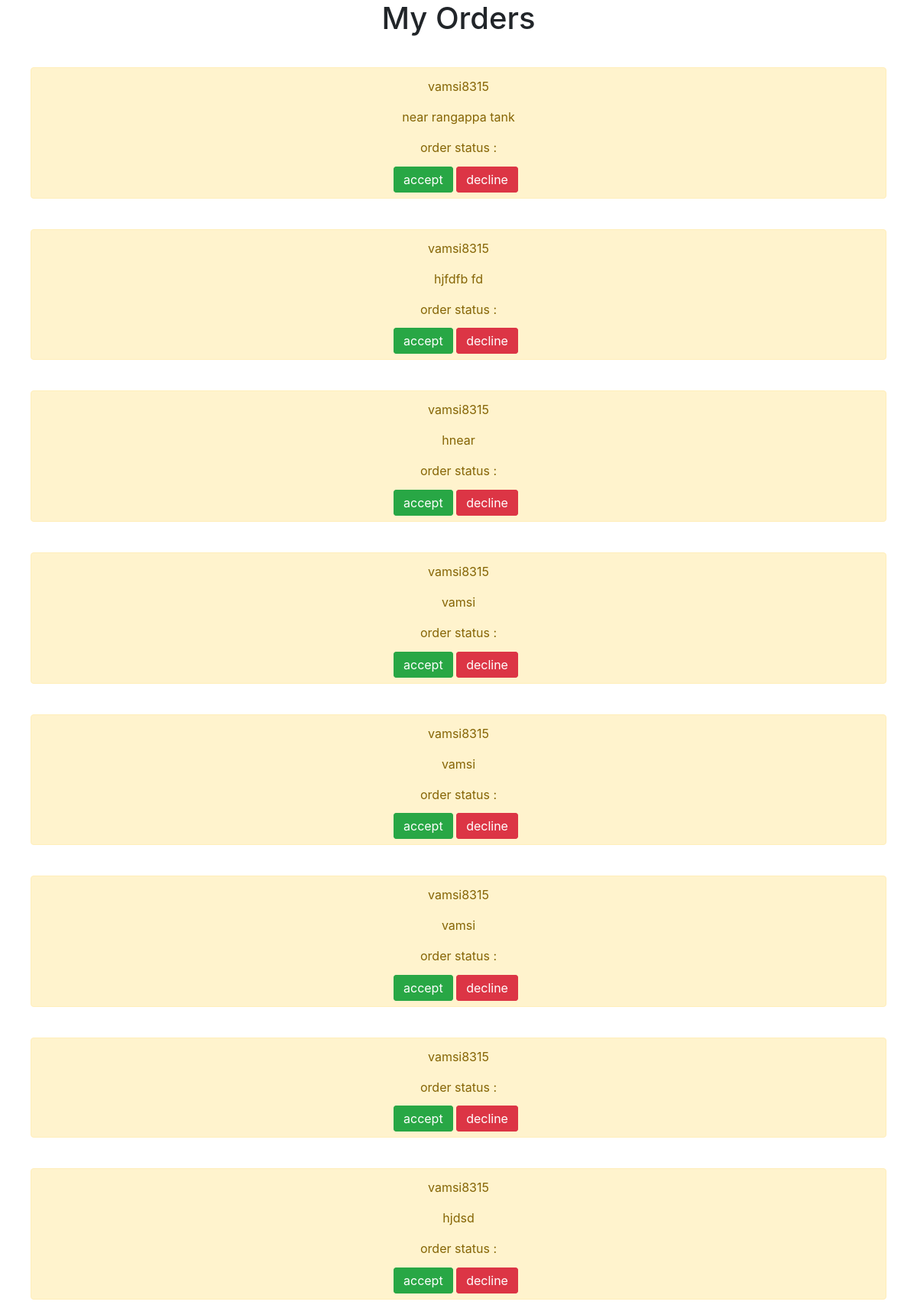
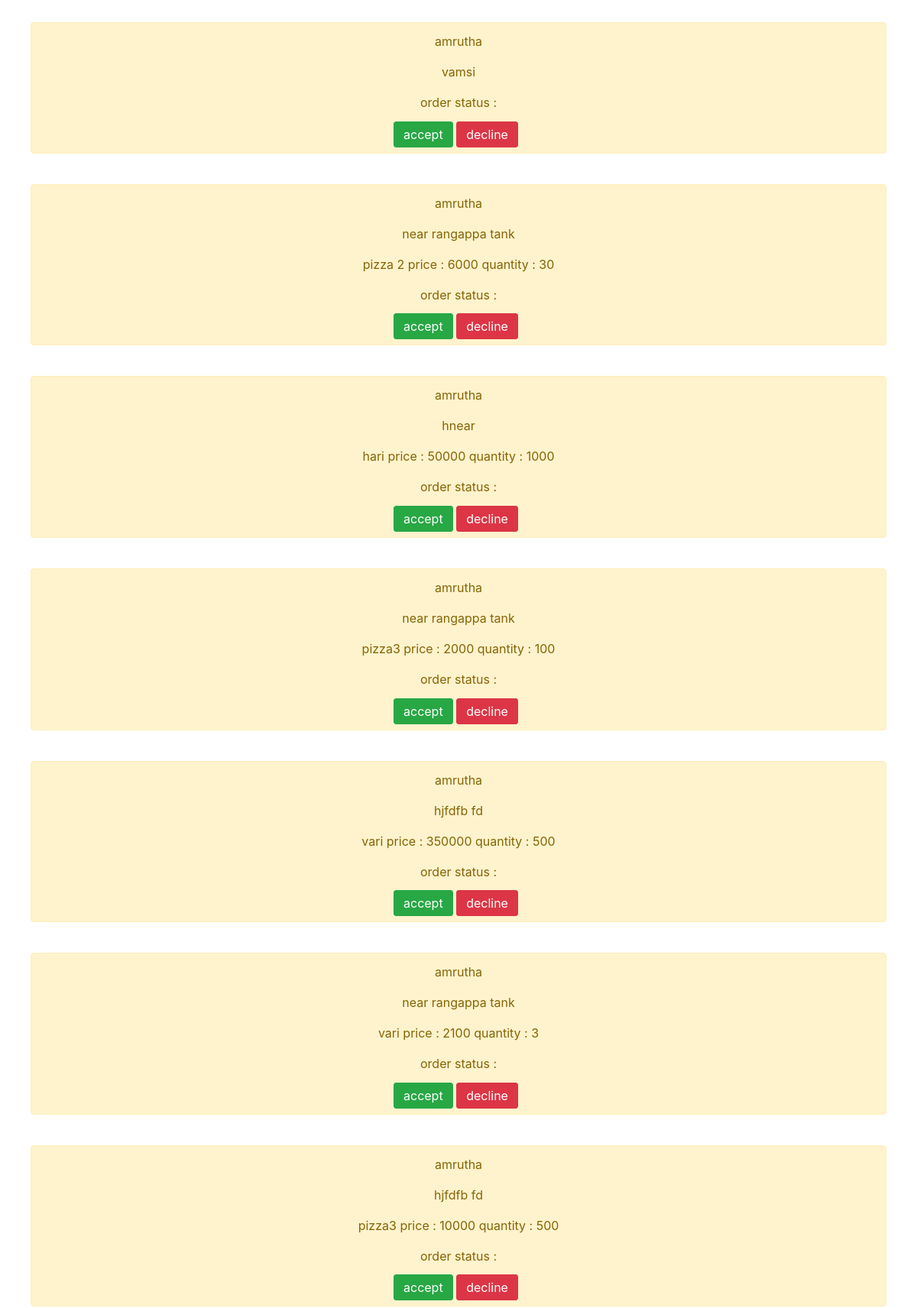
The page /adminorders/ (upper part) on the database its author committed (2 pictures, top to bottom).
### myapp/models.py (models this page shows)
class OrderModel(models.Model):
	username = models.CharField(max_length = 20)
	address = models.CharField(max_length = 1000)
	ordereditems = models.CharField(max_length = 1000)
	status = models.CharField(max_length = 20)

### myapp/views.py (the view)
# urls.py: path('adminorders/',views.adminorders,name="adminorders")
def adminorders(request):
	orders = OrderModel.objects.all()
	context = {'orders' : orders}
	return render(request,'myapp/adminorders.html',context)

### myapp/templates/myapp/adminorders.html (shortened to what this page needs)
{% extends 'myapp/base.html' %}
{% block content %}
<h1 style="text-align: center">My Orders</h1>
{% for order in orders %}
<div style="margin: 40px" class="alert alert-warning" role = "alert">
	<p style="text-align: center;">{{order.username}}</p>
	<p style="text-align: center;">{{order.address}}</p>
	<p style="text-align: center;">{{order.ordereditems}}</p>
	<p style="text-align: center;">order status : {{order.status}}</p>
	<div class="container" style="width: 200px;margin: auto">
		<a href="" style="display: inline;" class="btn btn-success">accept</a>
	<a href="" style="display: inline" class="btn btn-danger">decline</a>
	</div>
</div>
{% endfor %}
{% endblock %}

### rows shown on the page
OrderModel: username "vamsi8315", address "near rangappa tank"
OrderModel: username "vamsi8315", address "hjfdfb fd"
OrderModel: username "vamsi8315", address "hnear"
OrderModel: username "vamsi8315", address "vamsi"
OrderModel: username "vamsi8315", address "vamsi"
OrderModel: username "vamsi8315", address "vamsi"
OrderModel: username "vamsi8315"
OrderModel: username "vamsi8315", address "hjdsd"
OrderModel: username "amrutha", address "vamsi"
OrderModel: username "amrutha", address "near rangappa tank", ordereditems "pizza 2 price : 6000 quantity : 30"
OrderModel: username "amrutha", address "hnear", ordereditems "hari price : 50000 quantity : 1000"
OrderModel: username "amrutha", address "near rangappa tank", ordereditems "pizza3 price : 2000 quantity : 100"
OrderModel: username "amrutha", address "hjfdfb fd", ordereditems "vari price : 350000 quantity : 500"
OrderModel: username "amrutha", address "near rangappa tank", ordereditems "vari price : 2100 quantity : 3"
OrderModel: username "amrutha", address "hjfdfb fd", ordereditems "pizza3 price : 10000 quantity : 500"
